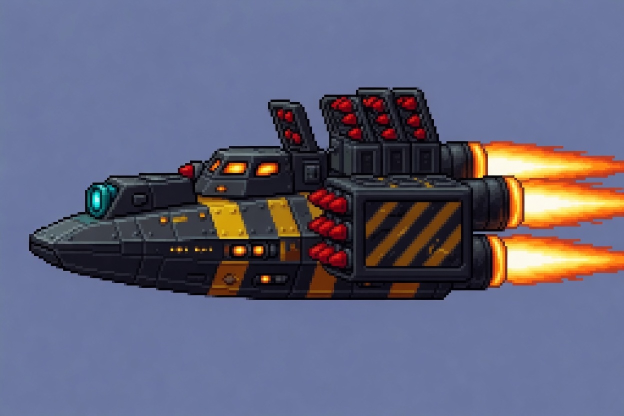
#> input picture tools/art/kai2/sheet-cyclops-fly.jpg, 1248 x 832 px, given in place of sheet-mars-move.jpg, which was not available (shown at 1/2 size)
$ python kai2-poses.py
#> lines starting #> are read from the running program, lines starting #| are printed output that depends on the picture; pictures that were not available may be replaced by others from this repository, and a replacement may not be noted
# Fight poses for the Mars Kai (type 69) and the Cyclops Kai (type 70) from the xAI pose sheets in
# tools/art/kai2/ (3x3 grids of poses facing left, prompts beside them), cut out, scaled alike and
# written to tools/art/kai2/<unit>-fight.json:
#   Mars Kai (the Mars's choreography, js/game/fightscene.js BASE)
#     `poses`, the first sheet (slot 0, the beam rifle): 0 ready, 64 firing with the muzzle flash;
#       the walk from its own strip (sheet-mars-walk.jpg): 4 contact (left foot planted ahead, also
#       the flight in), 8 passing (the right knee swinging through, the body at its highest), 12
#       contact the other way;
#     `poses2`, the second sheet (slot 2, the bayonet and point-blank railgun: js/game/fightdata.js
#       MELEE): 4 the dash in, 0 ready, 72 the wind-up, 68 the bayonet lunge, 128 pulled back, 76 the
#       rising slash, 8 backing off; 12 (hovering) and 64 (block) in mutual melees; 132 the strike
#       effect the recordings draw over the cuts, a cyan crescent.
#   Cyclops Kai (VARIANT 16), a missile boat: 0 idle (side view, hatches shut, engines cold), 8 its
#     flight (the same view, engines blazing, the launch hatches open on red-tipped missiles); one
#     generated picture each (sheet-cyclops-idle.jpg, sheet-cyclops-fly.jpg), scaled by the hull's
#     length (30 of 32 px) and centred on the frame's middle instead of a ground line; its
#     hazard-yellow stripes become the light army tones in the classic poses (the trim colours 8-11
#     turn blue on the player's side).
# Each pose is 32x32 in the craft fight rows' colour numbers (1 black, 2-7 the army colour light to
# dark, 8-11 the trim, 12-14 cyan, 15 white) and 96x96 full colour (`posesArt`, `posesArt2`; index 0
# clear, 1 outline) for the modern renderer. One scale per unit (the ready pose's body is 26 px of
# 32) and one ground line, so the machine keeps its size from frame to frame.
#   python3 tools/art/kai2-poses.py && node tools/art/kai2.mjs
import json, colorsys, os, numpy as np
from collections import deque
from PIL import Image

HERE = os.path.join(os.path.dirname(os.path.abspath(__file__)), 'kai2')
D36 = '0123456789abcdefghijklmnopqrstuvwxyz'

UNITS = {
    'mars': {
        'poses': {0: ('mars-move', 0, 0), 4: ('mars-walk', 0, 0), 8: ('mars-walk', 0, 1), 12: ('mars-walk', 0, 2), 64: ('mars-move', 1, 1)},
        'poses2': {0: ('mars-move', 0, 0), 4: ('mars-melee', 1, 2), 8: ('mars-move', 2, 0), 12: ('mars-melee', 1, 2), 64: ('mars-melee', 1, 1),
                   68: ('mars-melee', 0, 1), 72: ('mars-melee', 0, 0), 76: ('mars-melee', 1, 0), 128: ('mars-melee', 0, 2), 132: ('mars-melee', 2, 0)},
    },
    'cyclops': {
        'poses': {0: ('cyclops-idle', None, None), 8: ('cyclops-fly', None, None)},
        'boat': True, 'goldArmy': True,
    },
}
EFFECTS = {132}   # not a body: scaled to fill the frame, no ground line

TRIM = {('mars-move', 1, 1): (0, 0, 45, 0)}   # px cut from a cell's left, top, right, bottom: the next pose's rifle tip reaches in
# a strip's own cells (left, top, right, bottom), set in the gaps between its poses and above its drawn
# ground line, and the cell whose body is as tall as the move sheet's ready pose, which sets the
# strip's scale so every pose keeps the machine's size
CELLS = {'mars-walk': [(40, 0, 537, 603), (537, 0, 1000, 603), (1000, 0, 1530, 603)]}
MATCH = {'mars-walk': ((0, 1), ('mars-move', 0, 0))}

def cell(sheet, r, c):   # a pose sheet's cell (3x3 grid), or the whole picture when r is None
#> called with sheet = 'mars-move', r = 0, c = 0
    im = Image.open(os.path.join(HERE, f'sheet-{sheet}.jpg')).convert('RGB')
#> im is the input picture: PIL image 1248x832 RGB; mean R, G, B 99.2, 99.8, 123.9
    if r is None: return im
    if sheet in CELLS: return im.crop(CELLS[sheet][c])
    w, h = im.size; l, t, rr, b = TRIM.get((sheet, r, c), (0, 0, 0, 0))
#> after `w, h = im.size`: w = 1248; h = 832
    return im.crop((c * w // 3 + l, r * h // 3 + t, (c + 1) * w // 3 - rr, (r + 1) * h // 3 - b))
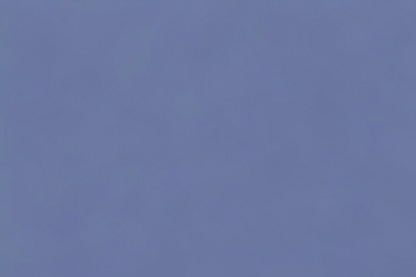
#> returned value: PIL image 416x277 RGB; mean R, G, B 107.7, 119.8, 161.6

def components(mask):
    h, w = mask.shape; lab = np.zeros((h, w), int); sizes = [0]; n = 0
    for y0, x0 in zip(*np.where(mask)):
        if lab[y0, x0]: continue
        n += 1; lab[y0, x0] = n; q = deque([(y0, x0)]); s = 0
        while q:
            y, x = q.popleft(); s += 1
            for dy, dx in ((1, 0), (-1, 0), (0, 1), (0, -1)):
                ny, nx = y + dy, x + dx
                if 0 <= ny < h and 0 <= nx < w and mask[ny, nx] and not lab[ny, nx]: lab[ny, nx] = n; q.append((ny, nx))
        sizes.append(s)
    return lab, sizes

def cutout(im, effect=False):
    # the cell's machine: its largest connected part (a neighbour's flash or rifle tip reaching in is
    # cut off), plus any part touching it once grown by 3 px (a bayonet's glow just apart from it);
    # an effect keeps every big part. Enclosed background is filled.
#> called with effect = False
    a = np.asarray(im).astype(float); h, w, _ = a.shape
#> after `h, w, _ = a.shape`: h = 277; w = 416
    edge = np.concatenate([a[:6].reshape(-1, 3), a[-6:].reshape(-1, 3), a[:, :6].reshape(-1, 3), a[:, -6:].reshape(-1, 3)])
    mask = np.sqrt(((a - np.median(edge, 0)) ** 2).sum(2)) > 40
#> mask: shape (277, 416) bool; every value is 0
    lab, sizes = components(mask)
#> after the loop in components, `for y0, x0 in zip(*np.where(mask)):`: lab: shape (277, 416) int64; every value is 0
#> after the loop in components, `for y0, x0 in zip(*np.where(mask)):`: n = 0; sizes = [0]
#> sizes = [0]
    if effect: keep = np.isin(lab, [i for i, s in enumerate(sizes) if i and s > 300])
    else:
        big = int(np.argmax(sizes)); core = lab == big
#> after `big = int(np.argmax(sizes))`: big = 0
#> after `core = lab == big`: core: shape (277, 416) bool; every value is 1
        grown = core.copy()
        for _ in range(3): grown = grown | np.roll(grown, 1, 0) | np.roll(grown, -1, 0) | np.roll(grown, 1, 1) | np.roll(grown, -1, 1)
        near = set(np.unique(lab[grown & mask])) - {0}
#> near = 0 items
        keep = np.isin(lab, [i for i in near if sizes[i] > 250 or i == big])
    out = np.zeros((h, w), bool); q = deque()
    for y in range(h):
        for x in (0, w - 1):
            if not keep[y, x]: out[y, x] = 1; q.append((y, x))
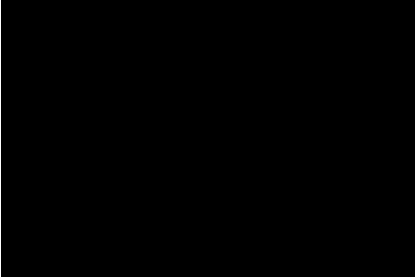
#> out: shape (277, 416) bool; 0.48% white in thin lines or dots
    for x in range(w):
        for y in (0, h - 1):
            if not keep[y, x] and not out[y, x]: out[y, x] = 1; q.append((y, x))
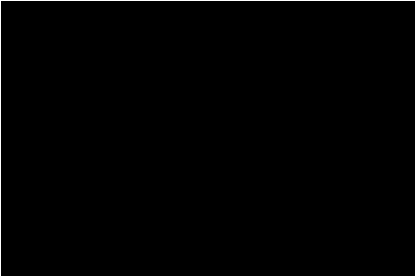
#> out: shape (277, 416) bool; 1.2% white in thin lines or dots
    while q:
        y, x = q.popleft()
        for dy, dx in ((1, 0), (-1, 0), (0, 1), (0, -1)):
            ny, nx = y + dy, x + dx
            if 0 <= ny < h and 0 <= nx < w and not keep[ny, nx] and not out[ny, nx]: out[ny, nx] = 1; q.append((ny, nx))
    return np.asarray(im), ~out

def body_box(rgb, fg):
    # the machine without its glow (the cyan bayonet and flash, thruster flames): its top, bottom
    # and middle
    a = rgb.astype(float); r, g, b = a[..., 0], a[..., 1], a[..., 2]
    glow = ((b > 170) & (g > 170) & (b - r > 40)) | ((r > 200) & (g > 120) & (b < 110))
    ys, xs = np.where(fg & ~glow)
#> ys = empty array; xs = empty array
#> (the run stopped early here; a loop or call above may not have finished)
